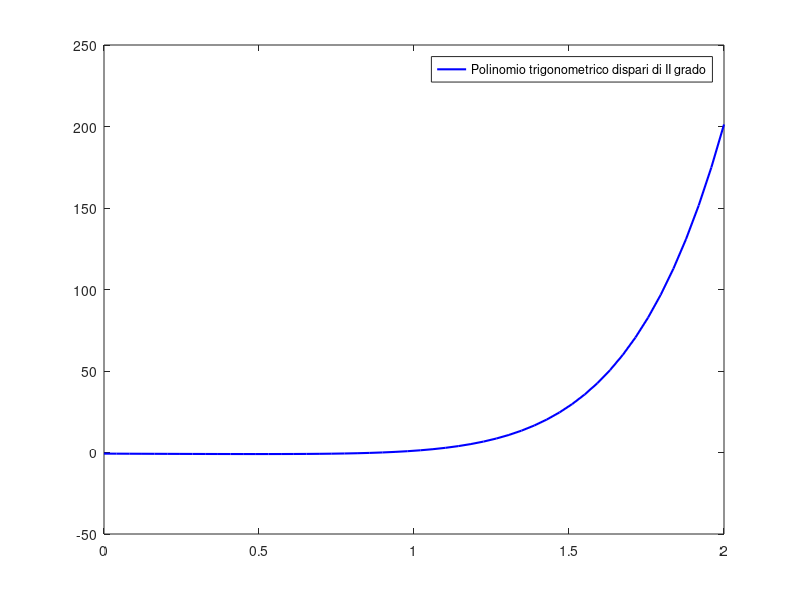

The MATLAB script that drew this image:
% % tre modi differenti di calcolare la retta dei minimi quadrati
x = [0.2 0.7 0.9 1.2 1.4 1.9]';
y = [2.1 1.3 1.4 1.1 1.7 2.2]';
xx = linspace(0, 2, 50);
a = polyfit(x,y, 1);
% % modo 1 con polyval
retta = polyval(a, xx);
% % figure;
% % grid on;
% % hold on;
% % plot(x,y, 'o', xx, retta, 'r')
% % title('retta dei minimi quadrati')

% B = [x ones(size(x))];
% % modo 2 usando la formula B^T Ba = B^T y
% a1 = (B'*B)\(B'*y)
% polyval(a1([2 1]), xx);
% % modo 3 usando la formula B a = y
% a2 = B\y

% parabola dei minimi quadrati
% n = 3
% f(x) = a1 + a2x + a3x^2
% a_2 = polyfit(x,y,2);
% parabola = polyval(a_2,xx);
% a_3 = polyfit(x,y,3);
% pol3 = polyval(a_3, xx);
% a_4 = polyfit(x,y,4);
% pol4 = polyval(a_4, xx);
% a_5 = polyfit(x,y,5);
% pol5 = polyval(a_5, xx);

% % plot(x,y, 'o', xx, parabola, 'r', xx, retta, 'b', xx_s, pol3, 'g')
% figure;
% plot(x,y, 'o', 'MarkerSize', 8, 'DisplayName', 'Dati')
% hold on;
% plot(xx, retta, 'b','LineWidth', 1.5, 'DisplayName', 'Retta')
% plot(xx, parabola, 'g' ,'LineWidth', 1.5, 'DisplayName', 'Parabola')
% plot(xx, pol3,'r', 'LineWidth', 1.5, 'DisplayName', 'Polinomio di terzo grado')
% plot(xx, pol4,'y', 'LineWidth', 1.5, 'DisplayName', 'Polinomio di terzo grado')
% plot(xx, pol5,'c', 'LineWidth', 1.5, 'DisplayName', 'Polinomio di terzo grado')
% grid on;
% hold off;
% legend()

% modello f(x) = a1+a2sin(x) + a3 sin(2x)
B = [ones(length(x)) sin(x) sin(2*x)];
a_sin = (B'*B)\(B'*y);
% pol_sin = a_sin(1)+a_sin(2)*sin(xx)+a_sin(3)*sin(2*xx);
pol_sin = polyval(a_sin, xx);
figure;
plot(x, y, 'o', 'MarkerSize', 8, 'DisplayName', 'Dati');
plot(xx, pol_sin, 'b', 'LineWidth', 1.5, 'DisplayName', 'Polinomio trigonometrico dispari di II grado')
hold off;
legend;
